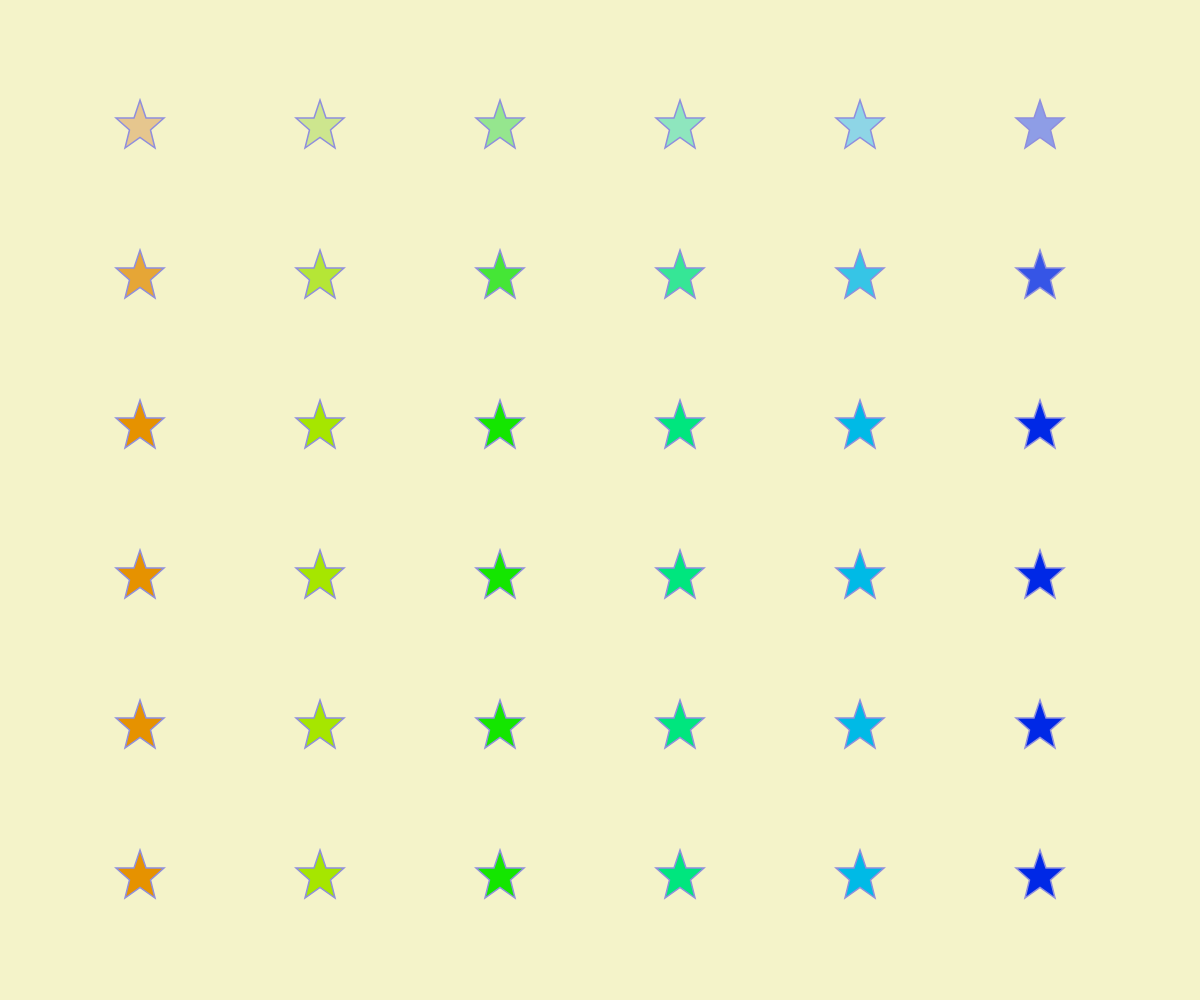
Frame 1 (no input)
Frame 60 (no input): identical to frame 1, image omitted
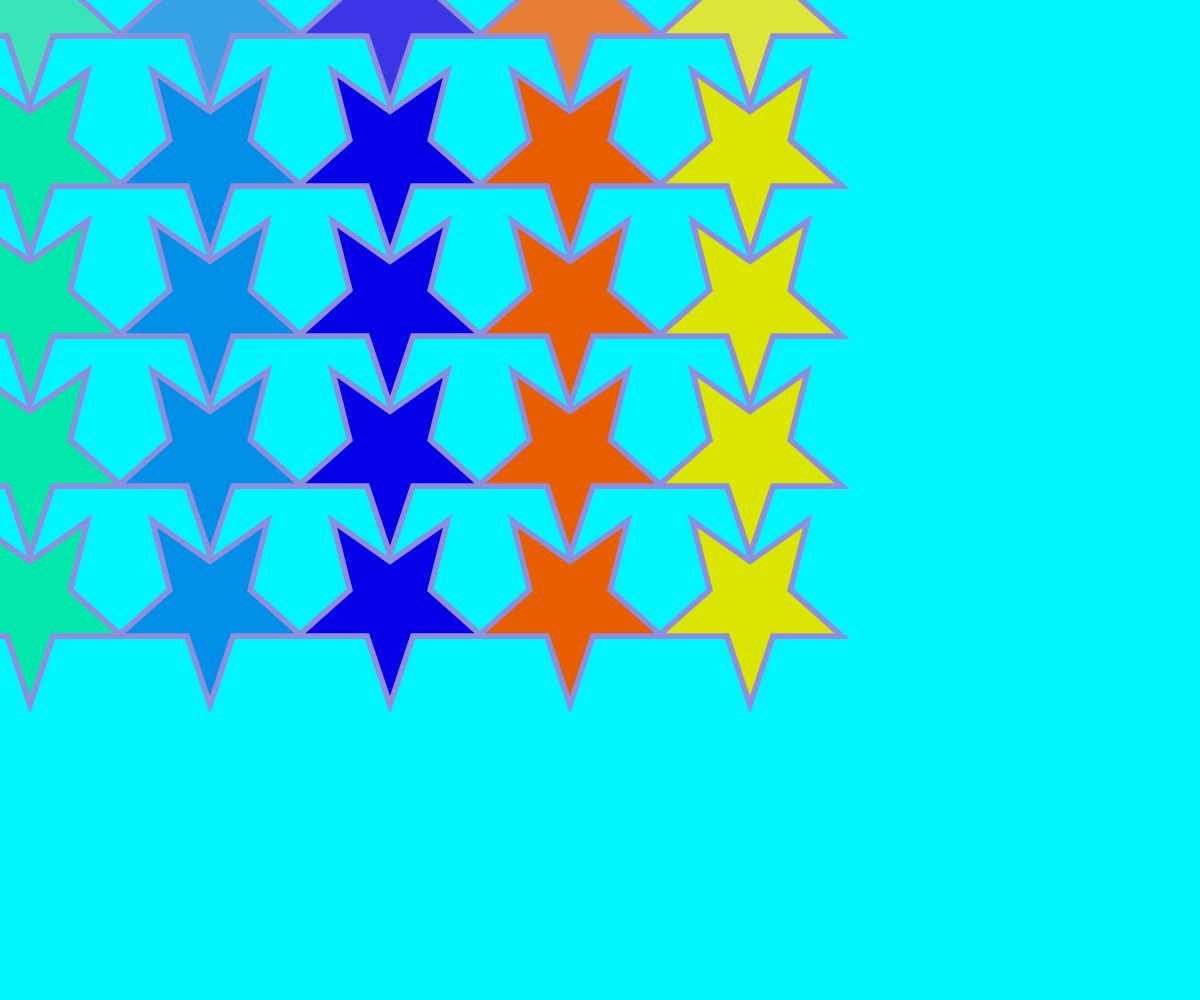
Frame 120 (the mouse pressed at the canvas centre since frame 60)

The p5.js sketch that drew these frames (run headless with seeded random() and noise() and a simulated clock; from frame 60 on, the mouse is pressed at the canvas centre):

// p5.js sketch
// ── sketch.js
let bgColor = "#f4f3c9ff";
let baseHUE = 0;

function setup() {
  createCanvas(windowWidth, windowHeight);
  colorMode(HSB);
}

function draw() {
  background(bgColor);
  strokeWeight(5);
  stroke("#8f8edeff");

  let hue = 0; 
  let sat = 0;
  translate(-100,-80); 
    for(let y = 0; y<height; y+=150){
      for(let x = 0; x<width; x+=180){
        hue = map(x,0,width,0,255);
			  sat = map(y,0,height,0,255);
        fill((hue + baseHUE) % 255, sat,90 );
    push();
    translate(x,y);
    let angle = map(mouseX, 0, width, 0, TWO_PI);
    rotate(angle);
    let s = map(mouseY, 0, height,0.3,2);
    scale(s);
  beginShape();
  vertex(200, 100);
  vertex(220, 160);
  vertex(280, 160);
  vertex(235, 200);
  vertex(250, 260);
  vertex(200, 225);
  vertex(150, 260);
  vertex(165, 200);
  vertex(120, 160);
  vertex(180, 160);
  endShape(CLOSE);
  pop();
    }
  }
}
function mousePressed(){
  bgColor = color(random(255), random(200, 255), random(150,255)); 
  baseHUE = random(255);
}
